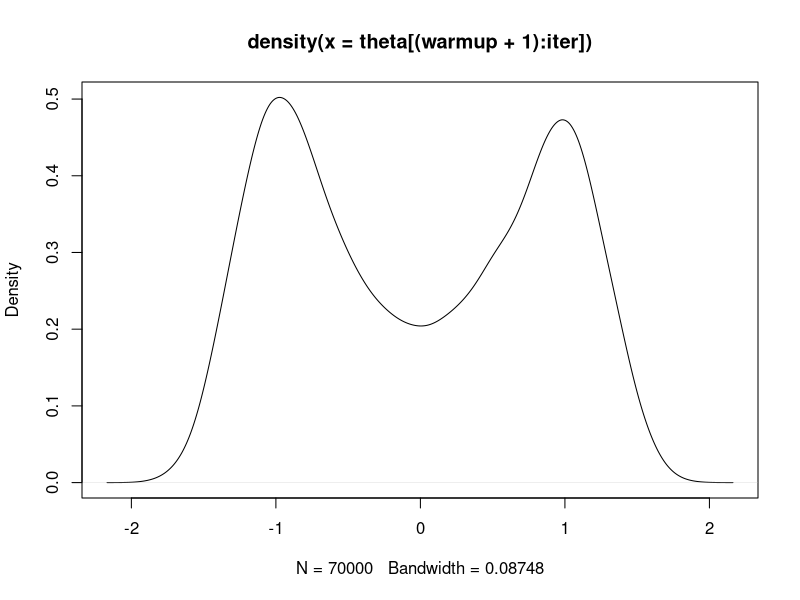
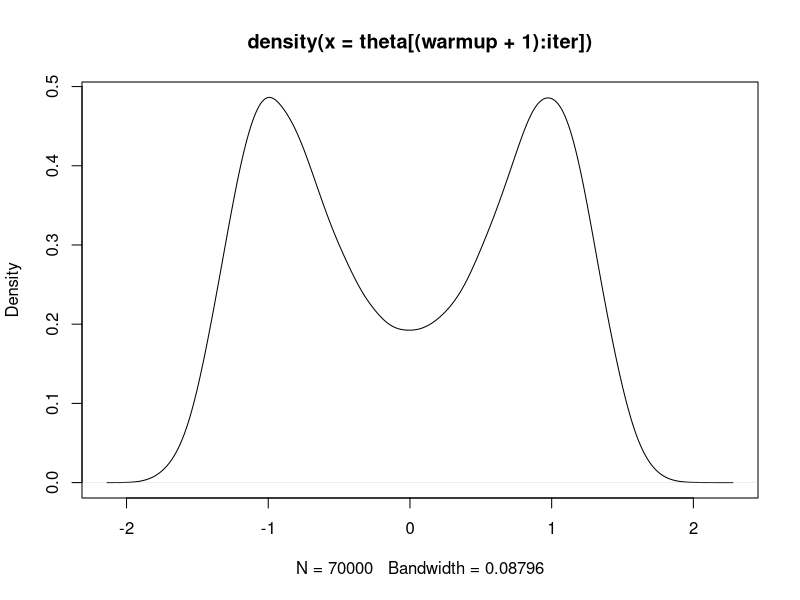
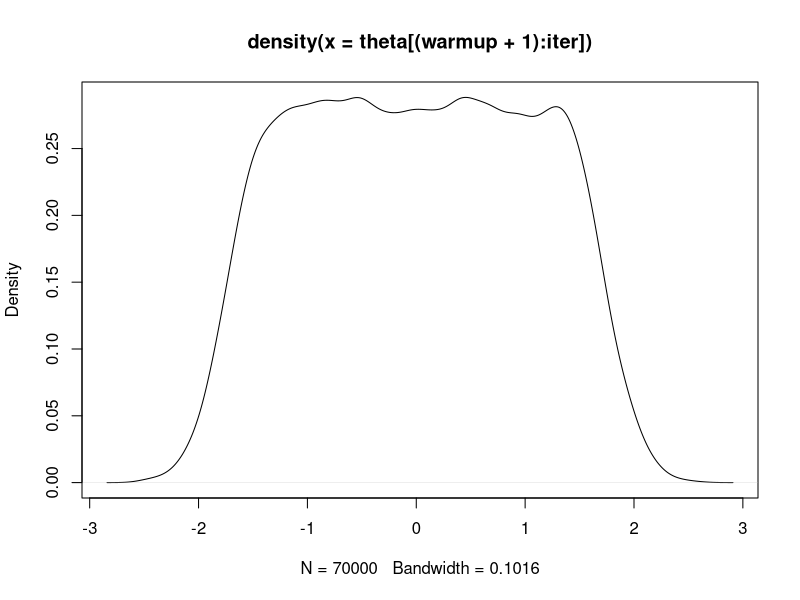
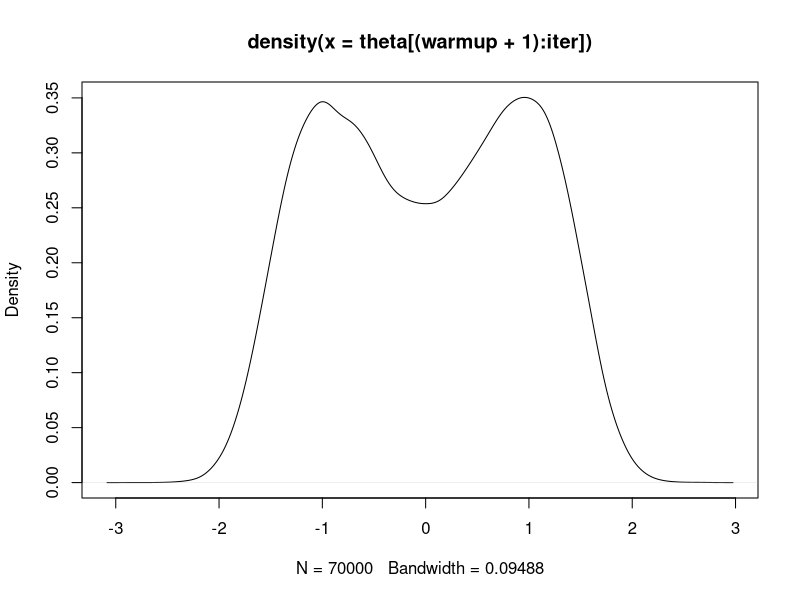
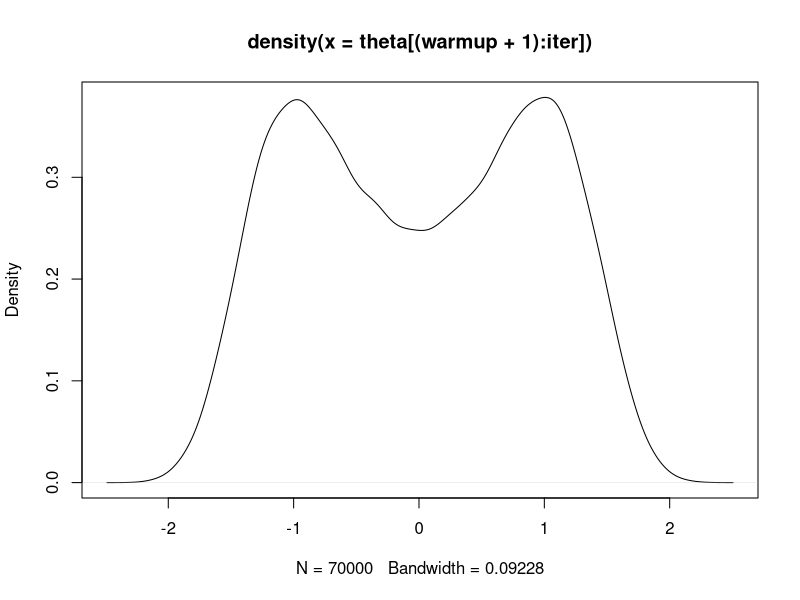
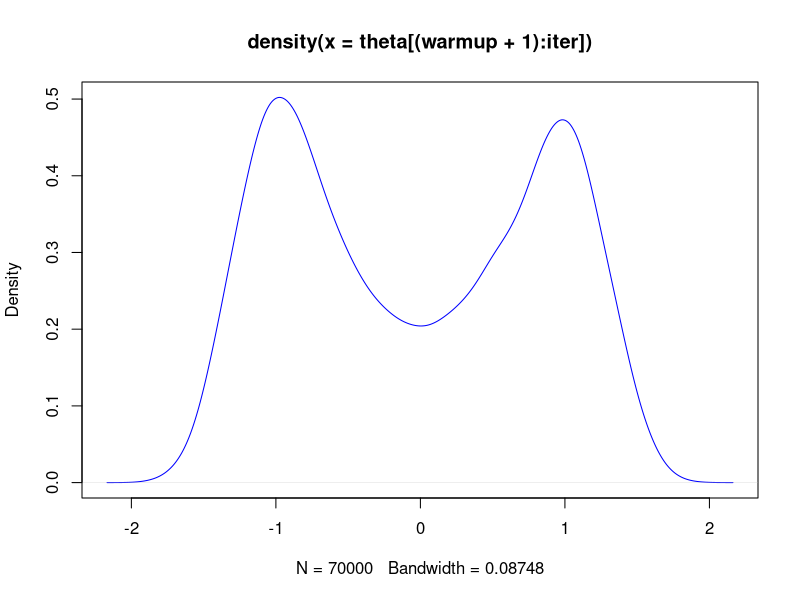
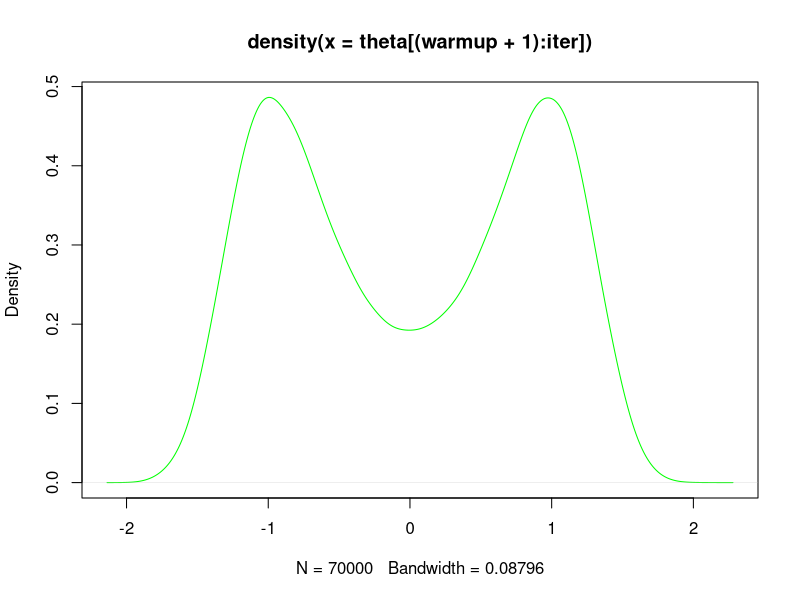
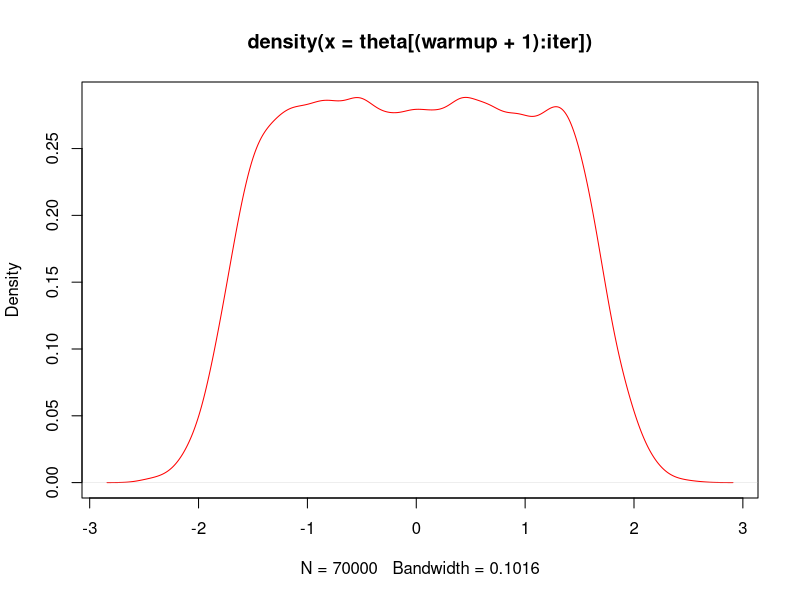

Source code (R) for these figures, in order:


############# Simulation 1 ###############
# Reproduce the simulation 1 (figure 1)  #
##########################################


## Hamiltonian Monte Carlo

### sample from the target distribution U(\theta) = -2\theta^2 + \theta^4

epsilon <- 1e-1
leapfrog <- 50

iter <- 80000 # total samples
warmup <- 10000 # warmup samples

theta <- rep(0, iter) # parameter of interest
r <- rep(0, iter) # momentum

theta[1] <- 0

for (i in 1:(iter - 1)){
  
  r[i] <- rnorm(n=1)
  
  theta_ <- theta[i]
  r_ <- r[i]
  
  dev <- - 4 * theta_ * (1 - theta_^2)
  r_ <- r_ - epsilon / 2 * dev
  
  for (m in 1: leapfrog){
    theta_ <- theta_ + epsilon * r_
    dev <- - 4 * theta_ * (1 - theta_^2)
    r_ <- r_ - epsilon * dev
  }
  dev <- - 4 * theta_ * (1 - theta_^2)
  r_ <- r_ - epsilon / 2 * dev
  
  H1 <- - 2 * theta_ ^ 2 + theta_ ^ 4 + 1 / 2 * r_ ^ 2
  H2 <- - 2 * theta[i] ^ 2 + theta[i] ^ 4 + 1 / 2 * r[i] ^ 2 
  rho <- exp(H1 - H2)
  u <- runif(n=1)
  if (u < min(1, rho)){
    theta[i+1] <- theta_
  } else {
    theta[i+1] <- theta[i]
  }
}

### density plot
d_hmc1 <- density(theta[(warmup + 1): iter])
plot(d_hmc1)



## Hamiltonian Monte Carlo without MH correction

### sample from the target distribution U(\theta) = -2\theta^2 + \theta^4

epsilon <- 1e-1
leapfrog <- 50

iter <- 80000 # total samples
warmup <- 10000 # warmup samples

theta <- rep(0, iter) # parameter of interest
r <- rep(0, iter) # momentum

theta[1] <- 0

for (i in 1:(iter - 1)){
  
    
  r[i] <- rnorm(n=1)
  
  theta_ <- theta[i]
  r_ <- r[i]
  
  dev <- - 4 * theta_ * (1 - theta_^2)
  r_ <- r_ - epsilon / 2 * dev
  
  for (m in 1: leapfrog){
    theta_ <- theta_ + epsilon * r_
    dev <- - 4 * theta_ * (1 - theta_^2)
    r_ <- r_ - epsilon * dev
  }
  theta[i+1] <- theta_
}

### density plot
d_hmc2 <- density(theta[(warmup + 1): iter])
plot(d_hmc2)


## Naive Stochastic Gradient HMC
### sample from the target distribution U(\theta) = -2\theta^2 + \theta^4

epsilon <- 1e-1
leapfrog <- 50

iter <- 80000 # total samples
warmup <- 10000 # warmup samples

set.seed(225)

theta <- rep(0, iter) # parameter of interest
r <- rep(0, iter) # momentum

theta[1] <- 0

for (i in 1:(iter - 1)){
  
  r[i] <- rnorm(n=1)
  
  theta_ <- theta[i]
  r_ <- r[i]
  
  dev <- - 4 * theta_ * (1 - theta_^2) + rnorm(n=1, sd=2)
  r_ <- r_ - epsilon / 2 * dev
  
  for (m in 1: leapfrog){
    theta_ <- theta_ + epsilon * r_
    dev <- - 4 * theta_ * (1 - theta_^2) + rnorm(n=1, sd=2)
    r_ <- r_ - epsilon * dev
  }
  dev <- - 4 * theta_ * (1 - theta_^2) + rnorm(n=1, sd=2)
  r_ <- r_ - epsilon / 2 * dev
  
  H1 <- - 2 * theta_ ^ 2 + theta_ ^ 4 + 1 / 2 * r_ ^ 2
  H2 <- - 2 * theta[i] ^ 2 + theta[i] ^ 4 + 1 / 2 * r[i] ^ 2 
  rho <- exp(H1 - H2)
  u <- runif(n=1)
  if (u < min(1, rho)){
    theta[i+1] <- theta_
  } else {
    theta[i+1] <- theta[i]
  }
}

### density plot
d_nsghmc1 <- density(theta[(warmup + 1): iter])
plot(d_nsghmc1)



## Naive Stochastic Gradient HMC without MH correction

### sample from the target distribution U(\theta) = -2\theta^2 + \theta^4

epsilon <- 1e-1
leapfrog <- 50

iter <- 80000 # total samples
warmup <- 10000 # warmup samples

set.seed(225)

theta <- rep(0, iter) # parameter of interest
r <- rep(0, iter) # momentum

theta[1] <- 0

for (i in 1:(iter - 1)){
  
    
  r[i] <- rnorm(n=1)
  
  theta_ <- theta[i]
  r_ <- r[i]
  
  dev <- - 4 * theta_ * (1 - theta_^2) + rnorm(n=1, sd=2)
  r_ <- r_ - epsilon / 2 * dev
  
  for (m in 1: leapfrog){
    theta_ <- theta_ + epsilon * r_
    dev <- - 4 * theta_ * (1 - theta_^2) + rnorm(n=1, sd=2)
    r_ <- r_ - epsilon * dev
  }
  theta[i+1] <- theta_
}

### density plot
d_nsghmc2 <- density(theta[(warmup + 1): iter])
plot(d_nsghmc2)


## Stochastic Gradient HMC with Friction

### sample from the target distribution U(\theta) = -2\theta^2 + \theta^4

epsilon <- 1e-1
leapfrog <- 50
alpha <- 0.03
V <- 1

iter <- 80000 # total samples
warmup <- 10000 # warmup samples

set.seed(225)

iter <- 80000 # total samples
warmup <- 10000 # warmup samples

theta <- rep(0, iter) # parameter of interest
r <- rep(0, iter) # momentum
beta <- V * epsilon^2 * 0.5

theta[1] <- 0

for (i in 1:(iter - 1)){
  
  r[i] <- rnorm(n=1)
  
  theta_ <- theta[i]
  r_ <- r[i]
  
  dev <- - 4 * theta_ * (1 - theta_^2) + rnorm(n=1, sd=2)
  r_ <- r_ * epsilon
  sig <- 2 * epsilon^2 * (alpha - beta)
  
  for (m in 1: leapfrog){
    dev <- - 4 * theta_ * (1 - theta_^2) + rnorm(n=1, sd=2)
    r_ <- r_ * (1 - alpha) - dev * epsilon^2 + rnorm(n=1, mean=0, sd=sqrt(2 * sig))
    theta_ <- theta_ + r_
  }
  theta[i+1] <- theta_
}

### density plot
d_sghmc <- density(theta[(warmup + 1): iter])
plot(d_sghmc)

plot(d_hmc1, col="blue")
plot(d_hmc2, col="green", add=TRUE)
plot(d_nsghmc1, col="red", add=TRUE)
plot(d_nsghmc2, col="orange", add=TRUE)
plot(d_sghmc, col="black", add=TRUE)